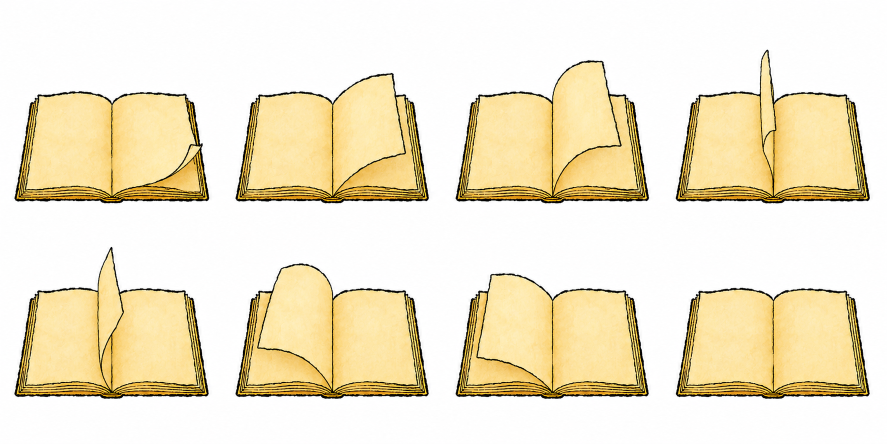
#> input picture folheando.png, 1774 x 887 px (shown at 1/2 size)
$ python slice_livro.py
#> lines starting #> are read from the running program, lines starting #| are printed output that depends on the picture; after the words box and inside, x2 and y2 are one past the last pixel; in counts of white or black regions, pixels touching at a corner belong together
"""
fatiador ESPECIAL do grid do livro folheando (folheando.png -> livro_folheia.png).
diferente do slice_grid.py generico:
- keya tambem a SOMBRA acinzentada que o GPT pos no fundo (claro + sem saturacao),
  nao so o quase-branco -- senao fica um halo esbranquicado ao redor do livro.
- alinha cada frame pela BASE do livro (fundo do tinta-escuro + centro x da base):
  as duas fileiras do grid vieram com o livro em alturas diferentes (~53px) e o
  loop a 8fps "pulava".

uso:  python slice_livro.py            (le folheando.png, escreve livro_folheia.png)
"""
from PIL import Image
import numpy as np

SRC, OUT = "folheando.png", "livro_folheia.png"
COLS, ROWS, inset = 4, 2, 6
TY = 399  # y alvo da base do livro em cada frame

im = Image.open(SRC).convert("RGB")
#> im is the input picture: PIL image 1774x887 RGB; mean R, G, B 240.8, 230.5, 203.7
W, H = im.size
#> W = 1774; H = 887
cells = []
for r in range(ROWS):
    for c in range(COLS):
        x0 = round(c * W / COLS) + inset; x1 = round((c + 1) * W / COLS) - inset
        y0 = round(r * H / ROWS) + inset; y1 = round((r + 1) * H / ROWS) - inset
        cells.append(im.crop((x0, y0, x1, y1)))
#> after the loop, cells = 8 items
fw = min(c.width for c in cells); fh = min(c.height for c in cells)
#> after `fw = min((c.width for c in cells))`: fw = 431
#> after `fh = min((c.height for c in cells))`: fh = 431
cells = [c.crop((0, 0, fw, fh)) for c in cells]

out, anchors = [], []
for cell in cells:
    arr = np.asarray(cell).astype(int)
    lum = arr.mean(axis=2)
    sat = arr.max(axis=2) - arr.min(axis=2)
    alpha = np.full(lum.shape, 255)
    alpha[lum >= 252] = 0
    alpha[(lum >= 205) & (sat < 28)] = 0          # halo/sombra acinzentada
    ramp = (lum >= 246) & (lum < 252) & (sat >= 28)
    alpha[ramp] = ((252 - lum[ramp]) / 6 * 255).astype(int)
    rgba = np.dstack([arr, alpha]).astype("uint8")
    dark = (alpha > 128) & (lum < 100)
    ys, xs = np.nonzero(dark)
    ymax = ys.max(); base = ys > ymax - 15
    anchors.append((ymax, xs[base].mean()))
    out.append(rgba)
#> this loop made 8 passes
#> ymax on passes 1 to 8: 399, 399, 399, 400, 346, 346, 346, 346
#> pass 1, `lum = arr.mean(axis=2)`:
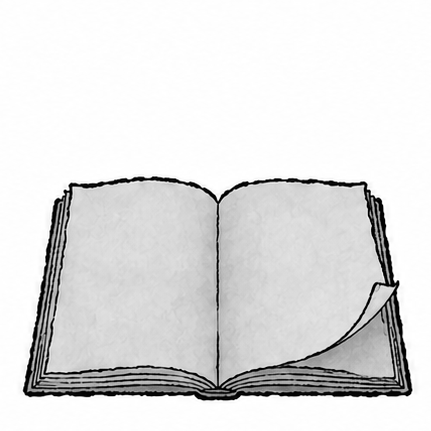
#> lum: shape (431, 431) float64; min 0, max 255, mean 224
#> pass 1, `sat = arr.max(axis=2) - arr.min(axis=2)`:
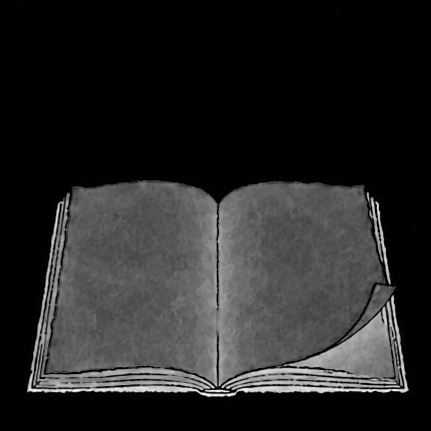
#> sat: shape (431, 431) int64; min 0, max 251, mean 38.3
#> after the loop:
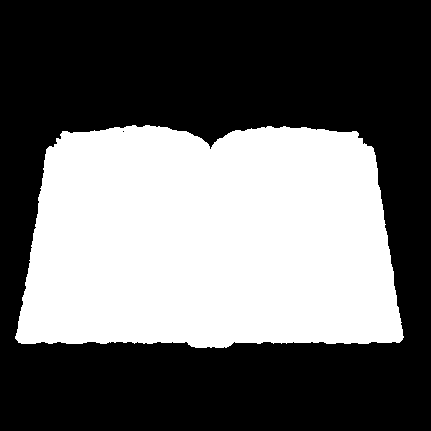
#> alpha: shape (431, 431) int64; 40.5% white; 1 white region, box (x1, y1, x2, y2) and area: (15, 125, 404, 348) 75281
#> after the loop:
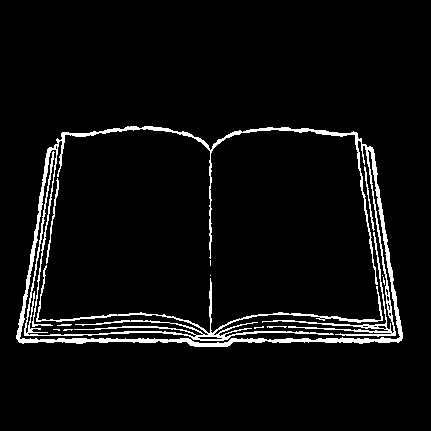
#> dark: shape (431, 431) bool; 5% white; 13 white regions (7 under 20 px), largest, box (x1, y1, x2, y2) and area: (16, 126, 403, 347) 6213, (24, 151, 383, 341) 2714, (46, 178, 59, 264) 159, (364, 166, 375, 231) 113, (267, 326, 287, 328) 27, (57, 324, 72, 326) 25
#> after the loop, anchors = [(399, 220.5), (399, 216.9), (399, 213), (400, 210.9), (346, 217.2), (346, 214.9), (346, 211.8), (346, 211.3)]; out = 8 items

strip = Image.new("RGBA", (fw * len(out), fh), (0, 0, 0, 0))
#> strip: PIL image 3448x431 RGBA; every value is 0
for i, (rgba, (ay, ax)) in enumerate(zip(out, anchors)):
    img = Image.fromarray(rgba)
    canv = Image.new("RGBA", (fw, fh), (0, 0, 0, 0))
    canv.paste(img, (round(fw / 2 - ax), round(TY - ay)), img)
    strip.paste(canv, (i * fw, 0), canv)
#> this loop made 8 passes
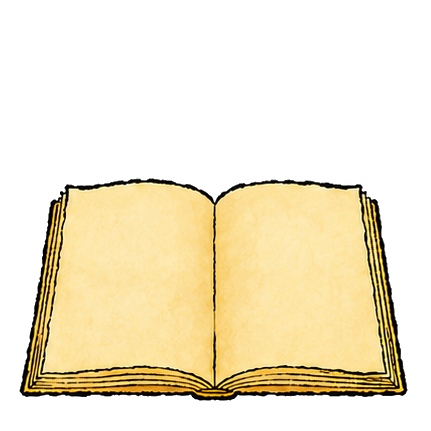
#> canv: PIL image 431x431 RGBA; mean R, G, B, A 90.2, 79.9, 52.9, 103.3; transparent parts drawn white
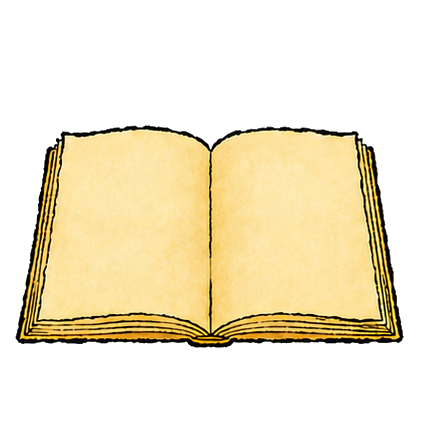
#> img: PIL image 431x431 RGBA; mean R, G, B, A 241.2, 230.8, 203.8, 103.3; transparent parts drawn white
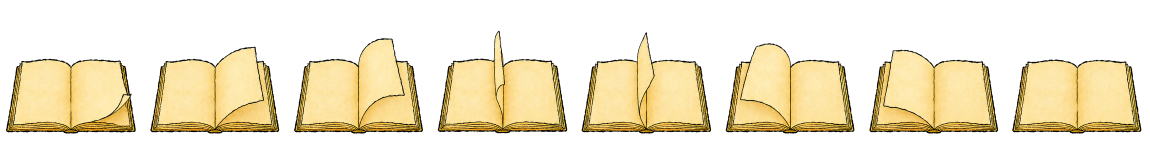
#> strip: PIL image 3448x431 RGBA (shown at 1/3 size); mean R, G, B, A 93.1, 82.2, 53.9, 107.4; transparent parts drawn white
strip.save(OUT)
print(f"FRAMES={len(out)} FW={fw} FH={fh} -> {OUT}")
#| FRAMES=8 FW=431 FH=431 -> livro_folheia.png

$ run again, with cel_reels.png copied over folheando.png
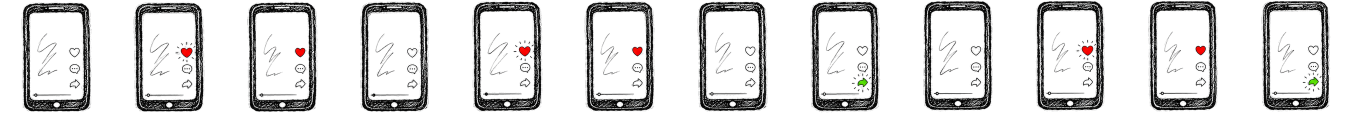
#> input picture cel_reels.png, 4056 x 338 px (shown at 1/3 size)
#> after the loop `for r in range(ROWS):`: cells = 8 items
#> fw = 1002
#> fh = 157
#> the loop `for cell in cells:` made 8 passes
#> after the loop `for cell in cells:`:
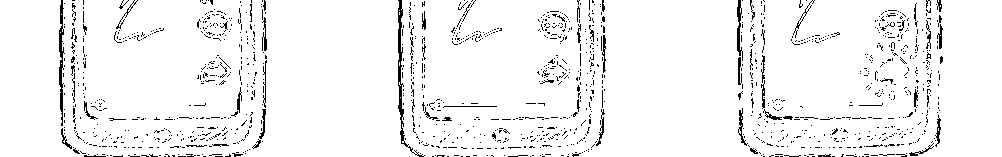
#> alpha: shape (157, 1002) int64; 95% white; black in thin lines or dots, all inside (x1, y1, x2, y2) = (59, 0, 943, 157)
#> after the loop `for cell in cells:`: anchors = [(156, 502.1), (156, 500.8), (156, 499), (156, 497.5), (156, 500.4), (156, 499.7), (156, 500.9), (156, 502.3)]; out = 8 items
#> strip: PIL image 8016x157 RGBA; every value is 0
#> the loop `for i, (rgba, (ay, ax)) in enumerate(zip(out, anchors)):` made 8 passes
#> ax on passes 1 to 8: 502.1, 500.8, 499, 497.5, 500.4, 499.7, 500.9, 502.3
#> after the loop `for i, (rgba, (ay, ax)) in enumerate(zip(out, anchors)):`:
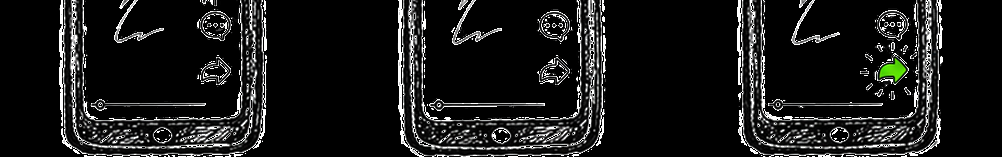
#> img: PIL image 1002x157 RGBA; mean R, G, B, A 24.5, 24.8, 24.4, 242.4; transparent parts drawn white
#| FRAMES=8 FW=1002 FH=157 -> livro_folheia.png
